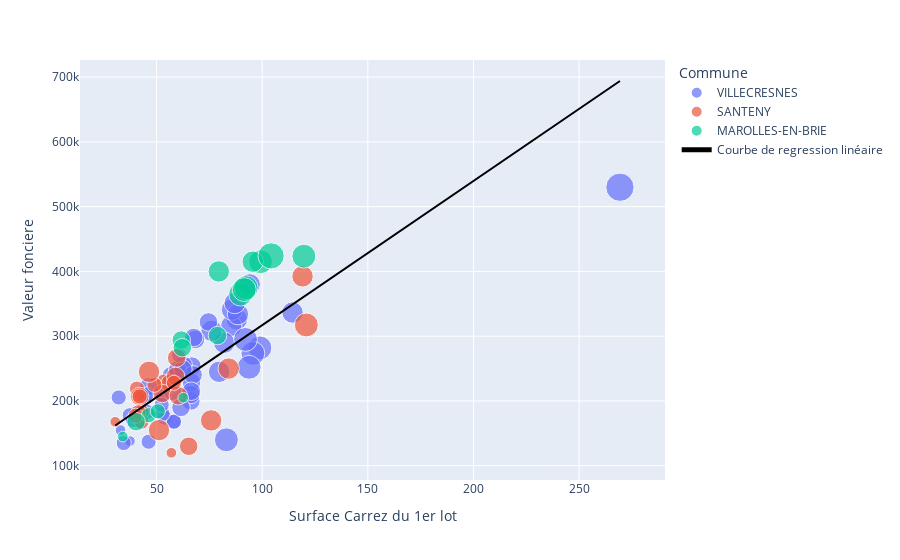

Notebook cell for this chart:
### Markdown cell above
![image.png](attachment:image.png)

### Code cell
D94440 = valeursfoncieres_2022.loc[valeursfoncieres_2022["Code postal"] == 94440]

#ValDeMarne = ValDeMarne.loc[(ValDeMarne["Surface reelle bati"]!=0 | ValDeMarne["Surface reelle bati"]!=np.nan)]
D94440 = D94440[(D94440["Surface reelle bati"]!=0)]
D94440 = D94440.dropna(subset=["Surface reelle bati"])
D94440 = D94440.dropna(subset=["Surface Carrez du 1er lot"])


import plotly.graph_objects as go
import statsmodels.api as sm

model = sm.OLS(D94440["Valeur fonciere"], sm.add_constant(D94440["Surface Carrez du 1er lot"])).fit()
fig = px.scatter(D94440, x="Surface Carrez du 1er lot", y="Valeur fonciere", color="Commune", size="Nombre pieces principales")
trace = go.Scatter(x=D94440["Surface Carrez du 1er lot"], y=model.predict(),
                   line_color="black", name="Courbe de regression linéaire")

# give it a legend group and hide it from the legend
trace.update(legendgroup="trendline", showlegend=False)

# add it to all rows/cols, but not to empty subplots
fig.add_trace(trace, row="all", col="all", exclude_empty_subplots=True)
fig.update_traces(selector=-1, showlegend=True)
fig.show()

### Figure 1 — Plotly figure (JSON) as saved in the notebook; plotly's stock layout.template omitted (floating-point values rounded to 4 significant figures)
{"data": [{"hovertemplate": "Commune=VILLECRESNES<br>Surface Carrez du 1er lot=%{x}<br>Valeur fonciere=%{y}<br>Nombre pieces principales=%{marker.size}<extra></extra>", "legendgroup": "VILLECRESNES", "marker": {"color": "#636efa", "size": [2, 4, 5, 2, 2, 2, 1, 3, 2, 0, 3, 2, 2, 3, 0, 4, 4, 2, 1, 3, 4, 5, 0, 3, 3, 7, 2, 2, 4, 3, 5, 3, 3, 3, 4, 1, 3, 4, 2, 3, 3, 3, 2, 2, 3, 2, 4, 2, 3, 2, 3, 4, 2, 5, 4, 5], "sizemode": "area", "sizeref": 0.0175, "symbol": "circle"}, "mode": "markers", "name": "VILLECRESNES", "orientation": "v", "showlegend": true, "type": "scatter", "x": [43, 88, 98.92, 53.96, 58.21, 58.21, 32.94, 66.74, 52.93, 40.92, 57.01, 44.5, 39.89, 46.31, 146.2, 85.35, 82.02, 37.31, 37.41, 62.65, 76.07, 83.05, 72.04, 74.58, 57.4, 269.3, 52.88, 45.32, 94.08, 60.21, 95.6, 68.43, 60, 66.24, 85.73, 42.69, 66.51, 88.51, 38.8, 66.23, 67.28, 62.5, 60.66, 32.09, 61.55, 45.58, 79.6, 34.46, 66.46, 52.43, 67.58, 87, 46.25, 93.8, 114.4, 92.1], "xaxis": "x", "y": [182000, 326000, 282000, 174000, 168000, 168000, 155000, 253800, 210390, 210000, 239000, 207000, 180300, 222000, 549000, 315700, 290000, 178000, 138000, 255000, 308300, 140000, 161740, 322000, 215000, 530000, 180000, 210000, 380000, 243160, 273390, 295000, 247700, 200000, 341000, 164000, 229000, 334050, 170500, 210000, 240300, 249000, 270500, 205350, 190000, 183000, 245000, 135000, 215000, 194000, 298000, 351150, 137000, 252000, 336500, 295000], "yaxis": "y"}, {"hovertemplate": "Commune=SANTENY<br>Surface Carrez du 1er lot=%{x}<br>Valeur fonciere=%{y}<br>Nombre pieces principales=%{marker.size}<extra></extra>", "legendgroup": "SANTENY", "marker": {"color": "#EF553B", "size": [2, 3, 3, 5, 4, 1, 3, 3, 2, 2, 3, 2, 4, 4, 2, 4, 1, 3, 2, 1, 3, 2, 2, 2, 4], "sizemode": "area", "sizeref": 0.0175, "symbol": "circle"}, "mode": "markers", "name": "SANTENY", "orientation": "v", "showlegend": true, "type": "scatter", "x": [53.56, 56.54, 59, 120.9, 75.83, 57.03, 65.21, 52.69, 42.97, 49, 60.31, 40.73, 119.1, 51.16, 58.2, 46.43, 30.44, 59.53, 42.9, 42.01, 42.01, 42.01, 41.47, 40.13, 84.13], "xaxis": "x", "y": [230000, 227350, 238000, 317335, 170000, 120000, 130000, 211500, 183000, 225000, 208000, 219000, 392400, 155000, 228000, 245000, 167903, 266500, 168200, 207000, 207000, 207000, 182600, 177250, 250000], "yaxis": "y"}, {"hovertemplate": "Commune=MAROLLES-EN-BRIE<br>Surface Carrez du 1er lot=%{x}<br>Valeur fonciere=%{y}<br>Nombre pieces principales=%{marker.size}<extra></extra>", "legendgroup": "MAROLLES-EN-BRIE", "marker": {"color": "#00cc96", "size": [3, 5, 0, 0, 1, 0, 5, 5, 0, 3, 1, 3, 4, 2, 2, 5, 6, 3, 4, 5], "sizemode": "area", "sizeref": 0.0175, "symbol": "circle"}, "mode": "markers", "name": "MAROLLES-EN-BRIE", "orientation": "v", "showlegend": true, "type": "scatter", "x": [78.86, 119.7, 91.87, 56.22, 62.64, 62.64, 89.81, 99.23, 38.72, 61.7, 34.02, 62.18, 95.52, 46.33, 50.59, 92.38, 104.2, 40.33, 79.47, 91.5], "xaxis": "x", "y": [301000, 423595, 170000, 130000, 205000, 205000, 365000, 415000, 115000, 294000, 145000, 282262, 415000, 178000, 184000, 375000, 424000, 168000, 400000, 372000], "yaxis": "y"}, {"legendgroup": "trendline", "line": {"color": "black"}, "name": "Courbe de regression linéaire", "showlegend": true, "type": "scatter", "x": [43, 88, 98.92, 53.56, 53.96, 58.21, 58.21, 78.86, 119.7, 32.94, 56.54, 91.87, 66.74, 52.93, 40.92, 57.01, 59, 44.5, 39.89, 46.31, 56.22, 146.2, 85.35, 82.02, 37.31, 37.41, 62.65, 62.64, 62.64, 76.07, 83.05, 120.9, 89.81, 99.23, 72.04, 75.83, 57.03, 65.21, 74.58, 57.4, 269.3, 52.69, 42.97, 52.88, 45.32, 49, 60.31, 38.72, 94.08, 40.73, 60.21, 95.6, 119.1, 68.43, 61.7, 51.16, 34.02, 60, 66.24, 85.73, 42.69, 62.18, 58.2, 46.43, 30.44, 95.52, 66.51, 88.51, 46.33, 50.59, 38.8, 66.23, 67.28, 62.5, 60.66, 92.38, 32.09, 61.55, 104.2, 59.53, 45.58, 42.9, 42.01, 42.01, 42.01, 79.6, 34.46, 40.33, 41.47, 79.47, 66.46, 52.43, 91.5, 67.58, 40.13, 84.13, 87, 46.25, 93.8, 114.4, 92.1], "xaxis": "x", "y": [190000.0, 290200.0, 314500.0, 213500.0, 214400.0, 223900.0, 223900.0, 269900.0, 360900.0, 167600.0, 220200.0, 298800.0, 242900.0, 212100.0, 185400.0, 221200.0, 225700.0, 193400.0, 183100.0, 197400.0, 219500.0, 419900.0, 284300.0, 276900.0, 177300.0, 177600.0, 233800.0, 233800.0, 233800.0, 263700.0, 279200.0, 363500.0, 294300.0, 315200.0, 254700.0, 263100.0, 221300.0, 239500.0, 260300.0, 222100.0, 694000.0, 211600.0, 190000.0, 212000.0, 195200.0, 203400.0, 228600.0, 180500.0, 303800.0, 185000.0, 228300.0, 307200.0, 359500.0, 246700.0, 231700.0, 208200.0, 170000.0, 227900.0, 241800.0, 285200.0, 189300.0, 232700.0, 223900.0, 197700.0, 162000.0, 307000.0, 242400.0, 291400.0, 197400.0, 206900.0, 180700.0, 241800.0, 244100.0, 233400.0, 229300.0, 300000.0, 165700.0, 231300.0, 326400.0, 226800.0, 195800.0, 189800.0, 187800.0, 187800.0, 187800.0, 271500.0, 171000.0, 184100.0, 186600.0, 271200.0, 242300.0, 211000.0, 298000.0, 244800.0, 183600.0, 281600.0, 288000.0, 197300.0, 303100.0, 349000.0, 299400.0], "yaxis": "y"}], "layout": {"legend": {"itemsizing": "constant", "title": {"text": "Commune"}, "tracegroupgap": 0}, "margin": {"t": 60}, "xaxis": {"anchor": "y", "domain": [0, 1], "title": {"text": "Surface Carrez du 1er lot"}}, "yaxis": {"anchor": "x", "domain": [0, 1], "title": {"text": "Valeur fonciere"}}}}
